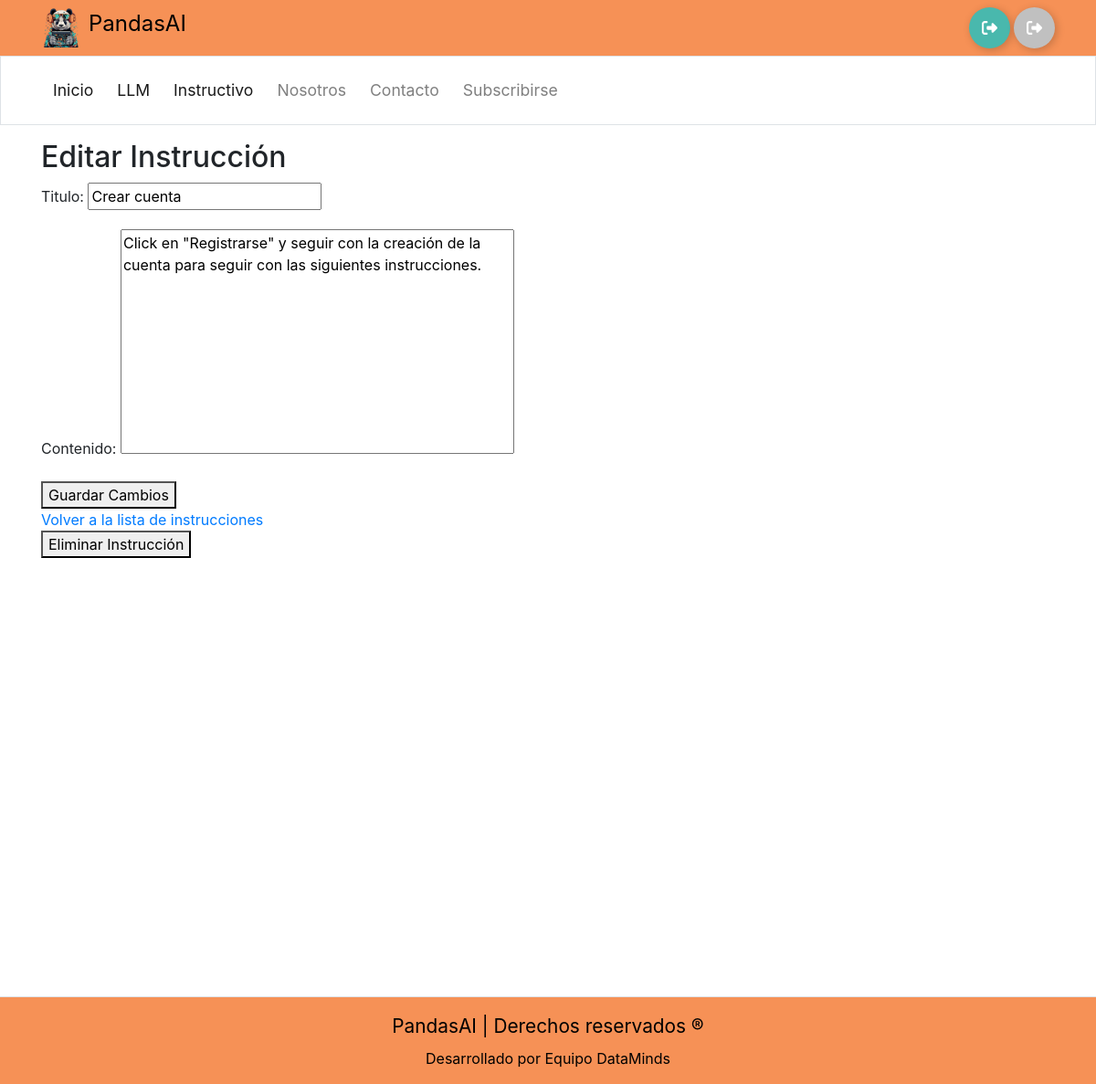
/instructivo/instrucciones/editar/1/, run on an earlier commit of the app's database.
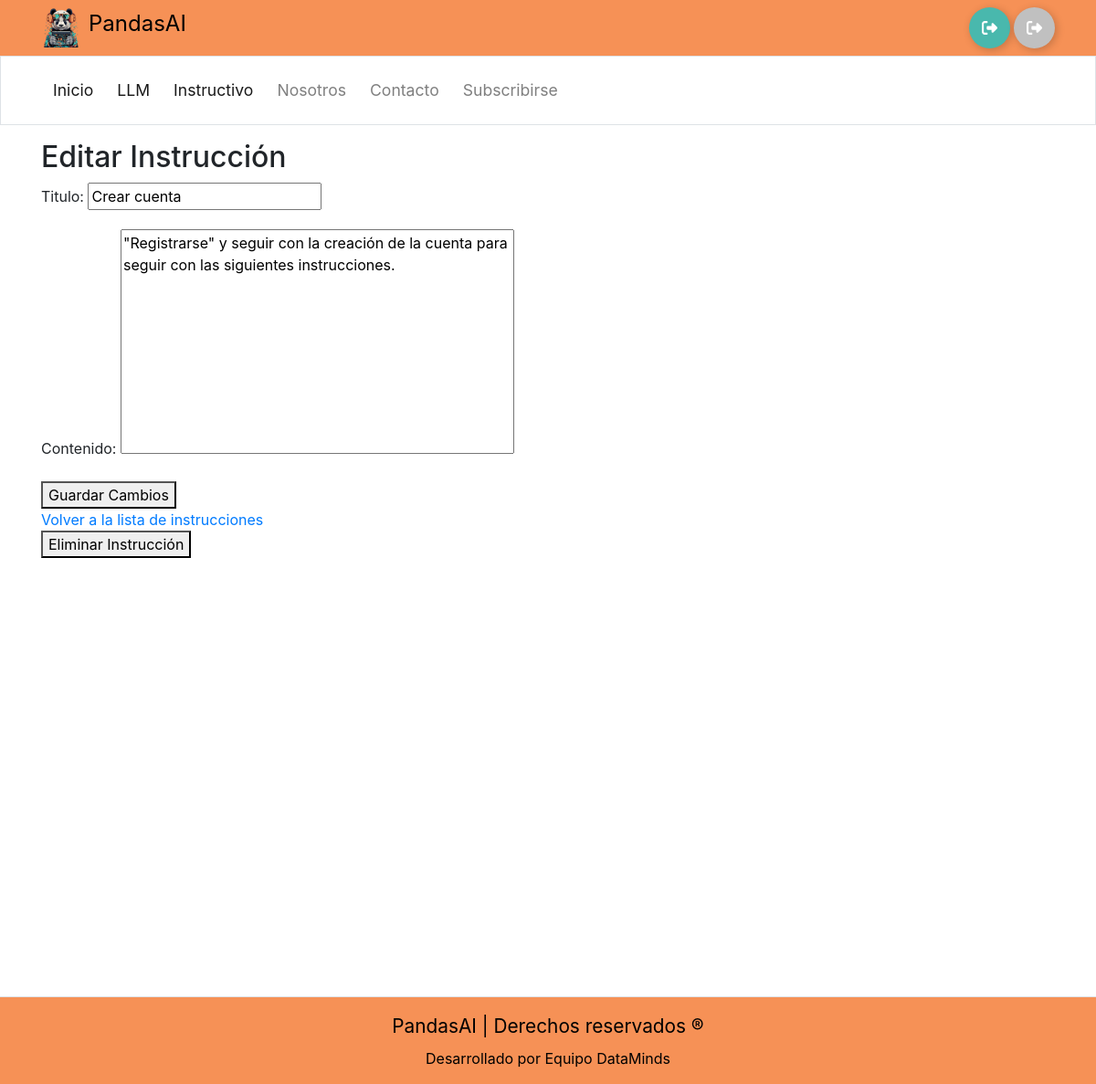
And on a later commit of the database.
### instructivo/models.py (models this page shows, shortened)
class Instruccion(models.Model):
    titulo = models.CharField(max_length=100)
    contenido = models.TextField()

### instructivo/views.py (the view)
# urls.py: path('instrucciones/editar/<int:pk>/', InstruccionUpdateView.as_view(), name='editar_instruccion'),
class InstruccionUpdateView(UpdateView):
    model = Instruccion
    form_class = InstruccionForm
    template_name = 'instructivo/editar_instruccion.html'
    success_url = reverse_lazy('listar_instrucciones')

### instructivo/forms.py
class InstruccionForm(forms.ModelForm):
    class Meta:
        model = Instruccion  # Especifica el modelo asociado
        fields = ['titulo', 'contenido']  # Lista de campos a incluir en el formulario

### templates/instructivo/editar_instruccion.html (shortened to what this page needs)
{% extends "base/layout.html" %}
{% block content %}
  <h2>Editar Instrucción</h2>
  <form method="post">
    {{ form.as_p }}
    <button type="submit">Guardar Cambios</button>
  </form>
  <a href="{% url 'listar_instrucciones' %}">Volver a la lista de instrucciones</a>
  <form method="post" action="{% url 'eliminar_instruccion' instruccion.id %}">
    <button type="submit">Eliminar Instrucción</button>
  </form>
{% endblock %}

What changed in the data, as far as the page shows it:
changed Instruccion "Crear cuenta": contenido "Click en \"Registrarse\" y seguir con la creación de la cuenta para seguir con las siguientes instrucciones." → "\"Registrarse\" y seguir con la creación de la cuenta para seguir con las siguientes instrucciones."
